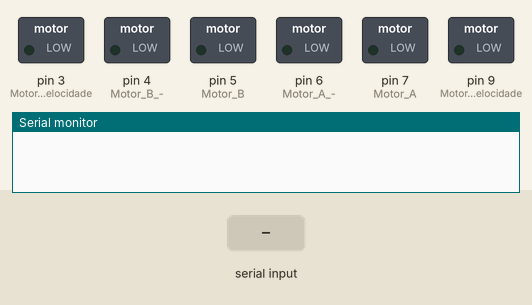
The sketch below on a simulated Arduino Uno, built with avr-gcc and run on an emulated ATmega328P. On the bench: switched loads named in the sketch (green lamp = pin HIGH), the last lines printed to the serial monitor. The test bench sets the inputs (shaded band).

Above: at 1.2 s.
1.3 s: "F" received over the second serial link
At 2.0 s:
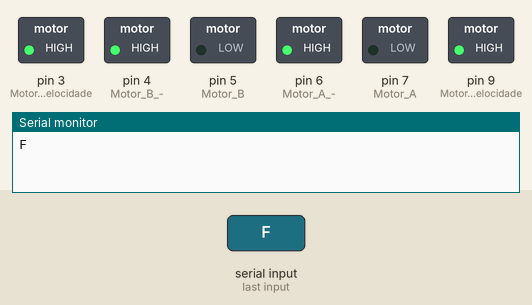
2.8 s: "S" received over the second serial link
At 3.2 s:
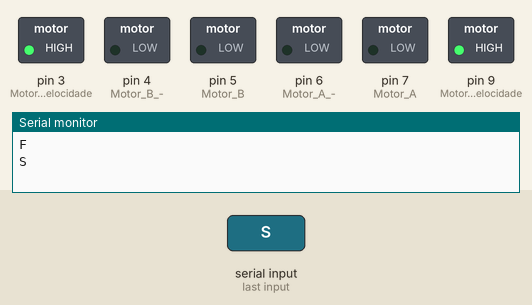
4.3 s: "R" received over the second serial link
At 5.5 s:
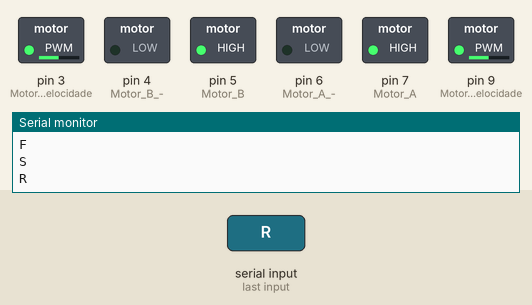
5.8 s: "F" received over the second serial link
At 6.7 s:
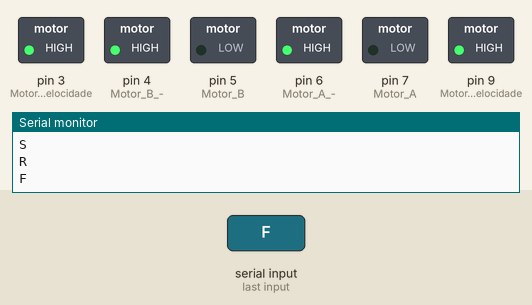
7.3 s: "S" received over the second serial link
At 7.9 s:
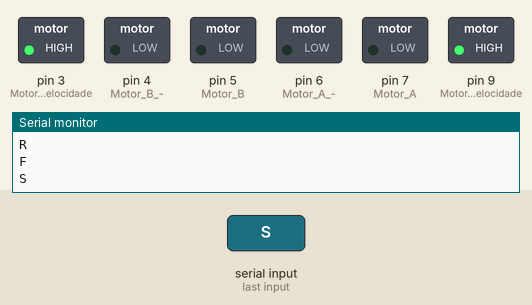
Timing chart, 0 to 9.8 s (numbered marks = the images above; inputs shaded):
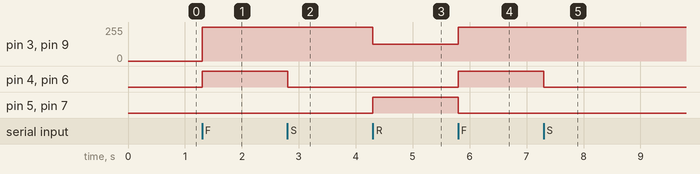

The sketch:

ProjetoArduinoFinal3.ino
```cpp
#include <SoftwareSerial.h>
SoftwareSerial bluetooth(0, 1); // utilizando 10 e 11 como Serial 10-RX, 11-TX

 void setup() {
Serial.begin(9600);
bluetooth.begin(9600);
 pinMode(7, OUTPUT); //Motor A +
 pinMode(6, OUTPUT); //Motor A -
 pinMode(5, OUTPUT); //Motor B +
 pinMode(4, OUTPUT); //Motor B -
 pinMode(9, OUTPUT); //Motor A Velocidade
 pinMode(3, OUTPUT); //Motor B Velocidade
 }


void loop() {

 if(bluetooth.available())
   {  int x; // x define o sentido anterior do carrinho (para virar para direita ou esquerda dependendo do sentido); frente x = 20; ré x = 30;
      char data= bluetooth.read(); // leitura das informções do bluetooth;
      switch(data)
      {
        case 'F': //Frente
  analogWrite(9,255);
  analogWrite(3,255);
  digitalWrite (7, LOW);
  digitalWrite (6, HIGH);
  digitalWrite (5, LOW);
  digitalWrite (4, HIGH);
  x = 20; // x é definido como 20 para que o carrinho possa virar para direita e esquerda e continuar no sentido frente;
  break;
    case 'S': //Parar
  analogWrite(9,255);
  analogWrite(3,255);
  digitalWrite (7, LOW);
  digitalWrite (6, LOW);
  digitalWrite (5, LOW);
  digitalWrite (4, LOW);
  break;
  case 'E': //Esquerda
  switch (x) {
  case 20: // quando X = 20, para permanecer andando para frente, o pino 6 é ativado;
  analogWrite (3,125);
  analogWrite (9,125);
  digitalWrite (7, LOW);
  digitalWrite (6, HIGH);
  digitalWrite (5, LOW);
  digitalWrite (4, LOW);
  x = 20;
  break;
  case 30: //quando X = 30, para permanecer andando para trás (ré), o pino 5 é ativado;
  analogWrite (3,125);
  analogWrite (9,125);
  digitalWrite (7, LOW);
  digitalWrite (6, LOW);
  digitalWrite (5, HIGH);
  digitalWrite (4, LOW);
  break;
  }
  break;
  case 'D':
  switch (x){
  case 20: // quando X = 20, para permanecer andando para frente, o pino 4 é ativado;
  analogWrite (3,125);
  analogWrite (9,125);
  digitalWrite (5, LOW);
  digitalWrite (4, HIGH);
  digitalWrite (7, LOW);
  digitalWrite (6, LOW);
  x = 20;
  break;
  case 30: //quando X = 30, para permanecer andando para trás (ré), o pino 7 é ativado;
  analogWrite (3,125);
  analogWrite (9,125);
  digitalWrite (5, LOW);
  digitalWrite (4, LOW);
  digitalWrite (7, HIGH);
  digitalWrite (6, LOW);
  x = 30;
  break;
  }

  break;
  case 'R':
  analogWrite(9,125);
  analogWrite(3,125);
  digitalWrite (7, HIGH);
  digitalWrite (6,LOW);
  digitalWrite (5, HIGH);
  digitalWrite (4, LOW);
  x = 30; // x é definido como 30 para que o carrinho possa virar para direita e esquerda e continuar no sentido ré;
  break;
        default : break;
      }
      Serial.println(data); //receber os códigos vindos do bluetooth (data) ver se o x realmente é definido (x);
   }
   delay(50);
}
```

Measured:
- after the input at 1.3 s, pin 3 (Motor_B_Velocidade), pin 9 (Motor_A_Velocidade): 0/255 → 255/255 at once; pin 4 (Motor_B_-), pin 6 (Motor_A_-): LOW → HIGH at once
- after the input at 2.8 s, pin 4 (Motor_B_-), pin 6 (Motor_A_-): HIGH → LOW at once
- after the input at 4.3 s, pin 3 (Motor_B_Velocidade), pin 9 (Motor_A_Velocidade): 255/255 → 125/255 at once; pin 5 (Motor_B), pin 7 (Motor_A): LOW → HIGH at once
- after the input at 5.8 s, pin 3 (Motor_B_Velocidade), pin 9 (Motor_A_Velocidade): 125/255 → 255/255 at once; pin 4 (Motor_B_-), pin 6 (Motor_A_-): LOW → HIGH at once; pin 5 (Motor_B), pin 7 (Motor_A): HIGH → LOW at once
- after the input at 7.3 s, pin 4 (Motor_B_-), pin 6 (Motor_A_-): HIGH → LOW at once
